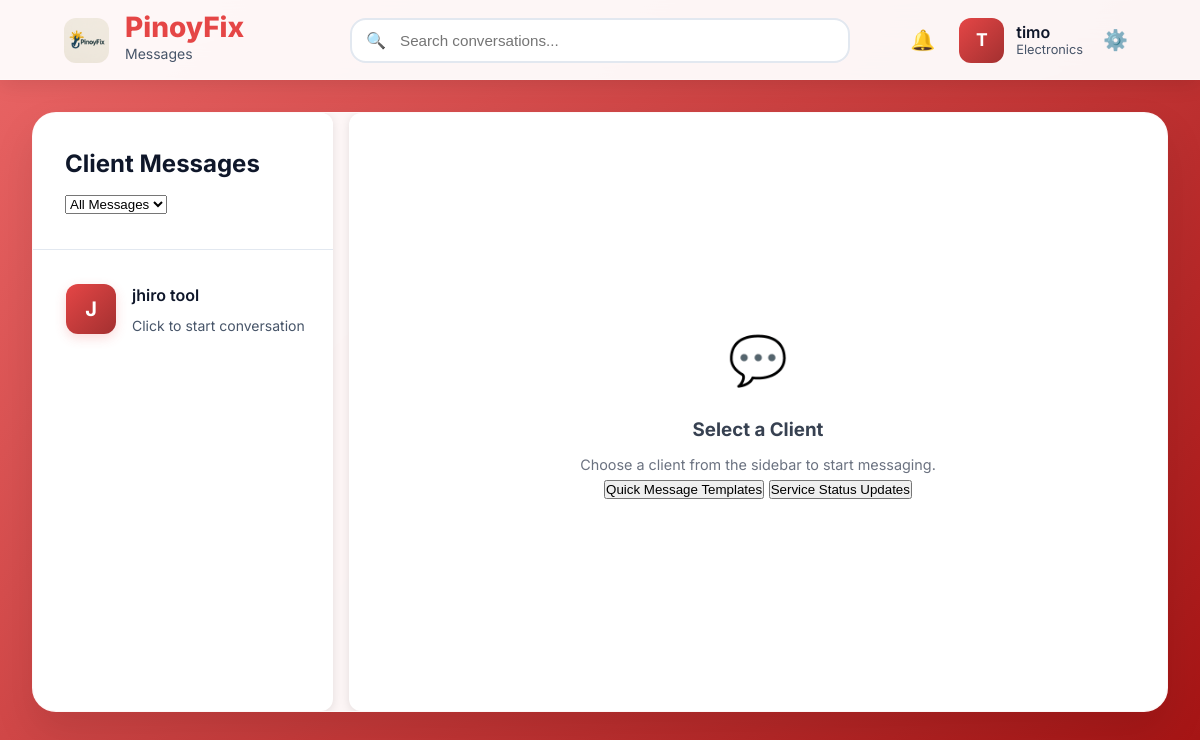
The app's page /technician/messages.php (signed in) with its own data.
### tables this page shows
CREATE TABLE `technician` (
  `Technician_ID` int(11) NOT NULL,
  `Admin_ID` int(11) DEFAULT NULL,
  `Technician_FN` varchar(255) DEFAULT NULL,
  `Technician_LN` varchar(255) DEFAULT NULL,
  `Technician_Email` varchar(255) DEFAULT NULL,
  `Technician_Pass` varchar(255) DEFAULT NULL,
  `Technician_Phone` varchar(255) DEFAULT NULL,
  `Specialization` varchar(255) DEFAULT NULL,
  `Service_Pricing` varchar(255) DEFAULT NULL,
  `Service_Location` varchar(255) DEFAULT NULL,
  `Status` varchar(255) DEFAULT NULL,
  `Ratings` varchar(255) DEFAULT NULL,
  `Technician_Profile` varchar(255) DEFAULT NULL,
  `Tech_Certificate` varchar(255) DEFAULT NULL,
  `Is_Subscribed` tinyint(1) NOT NULL DEFAULT 0,
  `Subscription_Expires` datetime DEFAULT NULL
);

CREATE TABLE `client` (
  `Client_ID` int(11) NOT NULL,
  `Admin_ID` int(11) DEFAULT NULL,
  `Client_FN` varchar(255) DEFAULT NULL,
  `Client_LN` varchar(255) DEFAULT NULL,
  `Client_Email` varchar(255) DEFAULT NULL,
  `Client_Pass` varchar(255) DEFAULT NULL,
  `Client_Phone` varchar(255) DEFAULT NULL,
  `Is_Subscribed` tinyint(1) NOT NULL DEFAULT 0,
  `Subscription_Expires` datetime DEFAULT NULL
);

### technician/messages.php (the view, shortened to what this page needs)
<?php
include '../connection.php';
$user_id = $_SESSION['user_id'];
try {
    $tech_stmt = $conn->prepare("SELECT Technician_FN, Technician_LN, Specialization FROM technician WHERE Technician_ID = ?");
    $tech_stmt->bind_param("i", $user_id);
    $tech_stmt->execute();
    $tech_result = $tech_stmt->get_result();
    $technician = $tech_result->fetch_assoc();
} catch (Exception $e) {
    header("Location: ../login.php");
    exit();
}
try {
    $conversations_query = "
        SELECT DISTINCT
            c.Client_ID as contact_id,
            c.Client_FN as contact_name,
            c.Client_LN as contact_lastname,
            (SELECT m.Message
             FROM messages m
             WHERE ((m.Sender_ID = ? AND m.Sender_Type = 'technician' AND m.Receiver_ID = c.Client_ID AND m.Receiver_Type = 'client')
                OR (m.Sender_ID = c.Client_ID AND m.Sender_Type = 'client' AND m.Receiver_ID = ? AND m.Receiver_Type = 'technician'))
             ORDER BY m.Created_At DESC
             LIMIT 1) as last_message,
            (SELECT m.Created_At
             FROM messages m
             WHERE ((m.Sender_ID = ? AND m.Sender_Type = 'technician' AND m.Receiver_ID = c.Client_ID AND m.Receiver_Type = 'client')
                OR (m.Sender_ID = c.Client_ID AND m.Sender_Type = 'client' AND m.Receiver_ID = ? AND m.Receiver_Type = 'technician'))
             ORDER BY m.Created_At DESC
             LIMIT 1) as last_message_time,
            (SELECT COUNT(*)
             FROM messages m
             WHERE m.Sender_ID = c.Client_ID
             AND m.Sender_Type = 'client'
             AND m.Receiver_ID = ?
             AND m.Receiver_Type = 'technician'
             AND m.Is_Read = 0) as unread_count
        FROM client c
        INNER JOIN booking b ON c.Client_ID = b.Client_ID
        WHERE b.Technician_ID = ?
        ORDER BY last_message_time DESC, c.Client_FN ASC
    ";
    $conversations_stmt = $conn->prepare($conversations_query);
    $conversations_stmt->bind_param("iiiiii", $user_id, $user_id, $user_id, $user_id, $user_id, $user_id);
    $conversations_stmt->execute();
    $conversations = $conversations_stmt->get_result();
} catch (Exception $e) {
    $conversations = null;
}
$selected_conversation = null;
$messages_result = null;
?>
<!DOCTYPE html>
<html lang="en">
<head>
    <link rel="stylesheet" href="../css/messages.css">
</head>
<body>
    <header class="modern-header">
        <div class="container">
            <div class="header-content">
                <div class="brand-section">
                    <div class="logo-container">
                        <img src="../images/pinoyfix.png" alt="PinoyFix" class="brand-logo">
                        <div class="brand-text">
                            <h1>PinoyFix</h1>
                            <span>Messages</span>
                        </div>
                    </div>
                </div>
                <div class="search-section">
                    <div class="search-container">
                        <input type="text" placeholder="Search conversations..." class="search-input" id="searchConversations">
                        <button class="search-btn">🔍</button>
                    </div>
                </div>
                <div class="user-section">
                    <div class="notification-bell">
                        <span class="bell-icon">🔔</span>
                    </div>
                    <div class="user-menu">
                        <div class="user-avatar">
                            <span><?php echo strtoupper(substr($technician['Technician_FN'], 0, 1)); ?></span>
                        </div>
                        <div class="user-info">
                            <h3><?php echo htmlspecialchars($technician['Technician_FN']); ?></h3>
                            <p><?php echo htmlspecialchars($technician['Specialization']); ?></p>
                        </div>
                        <div class="user-dropdown">
                            <button class="dropdown-btn">⚙️</button>
                        </div>
                    </div>
                </div>
            </div>
        </div>
    </header>
    <main class="main-content" style="margin-top: 80px;">
        <div class="container">
            <div class="messages-layout">
                <div class="conversations-sidebar">
                    <div class="sidebar-header">
                        <h2>Client Messages</h2>
                        <div class="conversation-filter">
                            <select id="conversationFilter">
                                <option value="all">All Messages</option>
                            </select>
                        </div>
                    </div>
                    <div class="conversations-list">
                        <?php if ($conversations && $conversations->num_rows > 0): ?>
                            <?php while ($conv = $conversations->fetch_assoc()): ?>
                                <div class="conversation-item <?php echo (isset($_GET['conversation_id']) && $_GET['conversation_id'] == $conv['contact_id']) ? 'active' : ''; ?>"
                                     onclick="selectConversation(<?php echo $conv['contact_id']; ?>)"
                                     data-unread="<?php echo $conv['unread_count']; ?>">
                                    <div class="conversation-avatar">
                                        <span><?php echo strtoupper(substr($conv['contact_name'], 0, 1)); ?></span>
                                    </div>
                                    <div class="conversation-details">
                                        <div class="conversation-header">
                                            <h4><?php echo htmlspecialchars($conv['contact_name'] . ' ' . $conv['contact_lastname']); ?></h4>
                                        </div>
                                        <p class="conversation-preview">
                                            <?php if ($conv['last_message']): ?>
                                                <?php echo htmlspecialchars(strlen($conv['last_message']) > 40 ? substr($conv['last_message'], 0, 40) . '...' : $conv['last_message']); ?>
                                            <?php else: ?>
                                                Click to start conversation
                                            <?php endif; ?>
                                        </p>
                                    </div>
                                </div>
                            <?php endwhile; ?>
                        <?php endif; ?>
                    </div>
                </div>
                <div class="chat-area">
                    <?php if ($selected_conversation): ?>
                        <div class="chat-header">
                            <div class="chat-avatar">
                                <span><?php echo strtoupper(substr($selected_conversation['Client_FN'], 0, 1)); ?></span>
                            </div>
                            <div class="chat-info">
                                <h3><?php echo htmlspecialchars($selected_conversation['Client_FN'] . ' ' . $selected_conversation['Client_LN']); ?></h3>
                                <p>Client • <span class="online-status">Active</span></p>
                            </div>
                        </div>
                        <div class="chat-messages" id="messagesContainer">
                            <?php if ($messages_result && $messages_result->num_rows > 0): ?>
                                <?php while ($msg = $messages_result->fetch_assoc()): ?>
                                    <div class="message <?php echo ($msg['Sender_Type'] == 'technician') ? 'sent' : 'received'; ?>">
                                        <div class="message-avatar">
                                            <span><?php echo strtoupper(substr($msg['sender_name'], 0, 1)); ?></span>
                                        </div>
                                        <div class="message-content">
                                            <?php if (!empty($msg['Subject']) && $msg['Subject'] != 'Service Communication'): ?>
                                                <div style="font-weight: 600; margin-bottom: 0.5rem; font-size: 0.9rem;">
                                                    <?php echo htmlspecialchars($msg['Subject']); ?>
                                                </div>
                                            <?php endif; ?>
                                            <p class="message-text"><?php echo nl2br(htmlspecialchars($msg['Message'])); ?></p>
                                            <div class="message-time">
                                                <?php echo date('M j, Y g:i A', strtotime($msg['Created_At'])); ?>
                                            </div>
                                        </div>
                                    </div>
                                <?php endwhile; ?>
                            <?php else: ?>
                                <div class="empty-chat">
                                    <div class="empty-icon">💬</div>
                                    <h3>No Messages Yet</h3>
                                    <p>Start the conversation by sending your first message to this client!</p>
                                </div>
                            <?php endif; ?>
                        </div>
                        <div class="chat-input">
                            <form id="messageForm" class="input-container">
                                <input type="hidden" name="receiver_id" value="<?php echo htmlspecialchars($_GET['conversation_id']); ?>">
                                <input type="hidden" name="subject" value="Service Communication">
                                <textarea name="message_text" id="messageText" class="message-input" placeholder="Type your message to client..." required maxlength="1000"></textarea>
                                <div class="input-actions">
                                    <button type="submit" id="sendBtn" class="send-btn">
                                        <span id="btnText">📤 SEND</span>
                                        <span id="btnLoader" style="display: none;">⏳</span>
                                    </button>
                                </div>
                            </form>
                        </div>
                    <?php else: ?>
                        <div class="empty-chat">
                            <div class="empty-icon">💬</div>
                            <h3>Select a Client</h3>
                            <p>Choose a client from the sidebar to start messaging.</p>
                            <div class="empty-actions">
                                <button class="empty-btn">Quick Message Templates</button>
                                <button class="empty-btn">Service Status Updates</button>
                            </div>
                        </div>
                    <?php endif; ?>
                </div>
            </div>
        </div>
    </main>
</body>
</html>

### records on screen
technician: Technician_FN "T", Technician_FN "timo", Specialization "Electronics"
client: Client_FN "J", Client_FN+Client_LN "jhiro tool"
